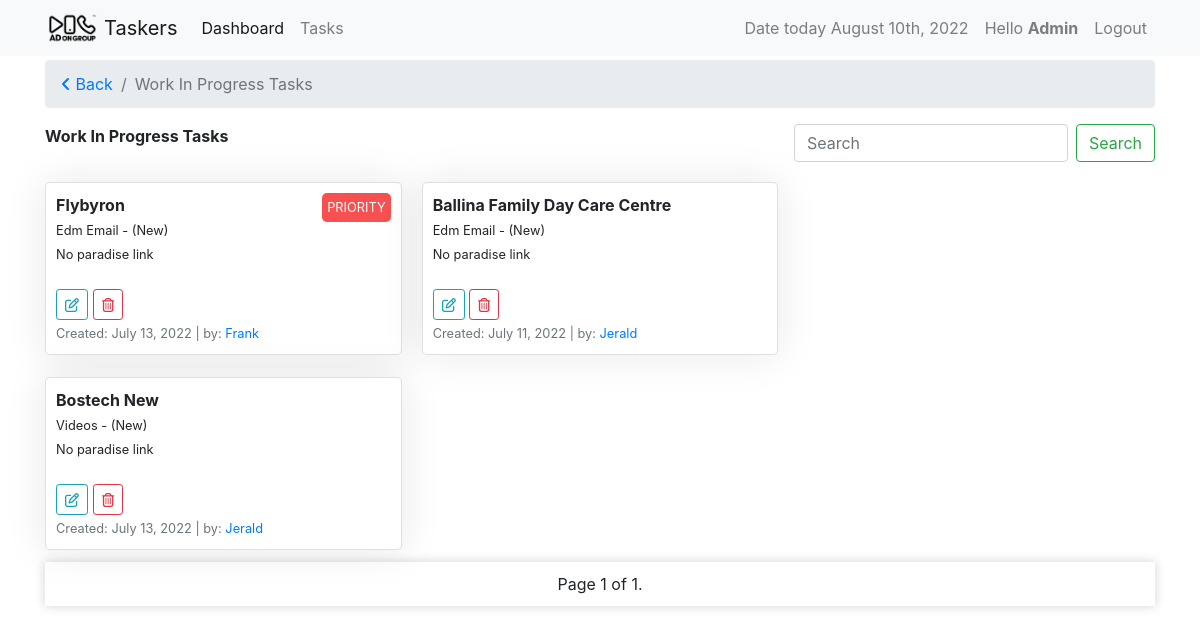
Screenshot of /tasks/all-work-in-progress (signed in) with the database file from the repository.
### tasks/models.py (models this page shows, shortened)
class Task(models.Model):
    slug = models.SlugField(unique=True, null=True, blank=True)
    user = models.ForeignKey(settings.AUTH_USER_MODEL,
                             on_delete=models.CASCADE, verbose_name='designers')
    task_type = models.ForeignKey(
        TaskType, on_delete=models.CASCADE, default=1)
    task_category = models.ForeignKey(
        TaskCategory, on_delete=models.CASCADE, default=1)
    name = models.CharField(max_length=120, verbose_name="Client name")
    paradise_link = models.URLField(
        blank=True, null=True, verbose_name="task link")
    check_list_link = models.URLField(
        max_length=120, verbose_name='check list link', blank=True, null=True)
    is_priority = models.BooleanField(
        default=False, verbose_name="Is Task Priority?", help_text="Checked if task is priority.")
    is_done = models.BooleanField(default=False, verbose_name="Is Task Completed?",
                                  help_text="Note: Checked if you're done.")
    created = models.DateTimeField(auto_now_add=True)
    updated = models.DateTimeField(auto_now=True)
    class Meta:
        ordering = ['-is_priority', 'is_done', '-updated', '-created']

class BaseTime(models.Model):
    created = models.DateTimeField(auto_now_add=True)
    updated = models.DateTimeField(auto_now=True)

class TaskCategory(BaseTime, models.Model):
    name = models.CharField(max_length=120, unique=True)
    task_point = models.FloatField(default=0.0)
    class Meta:
        verbose_name_plural = "Task Categories"
    def __str__(self):
        return self.name

class TaskType(BaseTime, models.Model):
    name = models.CharField(max_length=60)
    task_point = models.FloatField(default=0.0)
    def __str__(self):
        return self.name

### tasks/views.py (the view, shortened to what this page needs)
# urls.py: path('all-work-in-progress', views.AllWIPTaskView.as_view(), name="allwiptasks"),
class AllWIPTaskView(View):
    today = timezone.now()
    yesterday = today - timezone.timedelta(days=1)
    template_name = 'tasks_filter_template.html'
    def get(self, request, *args, **kwargs):
        if request.user.is_superuser or request.user.has_perm('auth.view_user'):
            tasks = Task.objects.filter(is_done=False)
        else:
            tasks = Task.objects.filter(user=request.user).filter(is_done=False)
        query = request.GET.get('q')
        paginator = Paginator(tasks, 12)
        page_number = request.GET.get('page')
        page_obj = paginator.get_page(page_number)
        context = {'tasks': tasks, 'title': 'work in progress tasks', 'page_obj': page_obj,}
        return render(request, self.template_name, context)

### tasks/templates/tasks_filter_template.html (shortened to what this page needs)
{% extends 'base.html' %}
{% load crispy_forms_tags %}
{% block content %}
<nav aria-label="breadcrumb">
    <ol class="breadcrumb">
      <li class="breadcrumb-item"><a href="{{request.META.HTTP_REFERER}}"><i class="fa-solid fa-angle-left"></i> Back</a></li>
      <li class="breadcrumb-item active" aria-current="page">{{ title|title }}</li>
    </ol>
</nav>
{% include 'includes/tasks_filter.html' %}
{% endblock %}

### templates/includes/header.html (shortened to what this page needs)
{% load static %}
{% load tz %}
<nav class="navbar navbar-expand-lg navbar-light bg-light">
    <div class="container">
        <a class="navbar-brand" href="{% url 'taskers:userview' %}">
            <img src="{% static 'img/AOG-logo_black.png' %}" width="auto" height="30" class="d-inline-block align-top" alt="">
            Taskers
        </a>
        <div class="collapse navbar-collapse" id="navbarSupportedContent">
        <ul class="navbar-nav mr-auto">
            <li class="nav-item active">
                <a class="nav-link" href="{% url 'dashboards:dashboard' %}">Dashboard</a>
            </li>
            <li class="nav-item">
                <a class="nav-link" href="{% url 'taskers:userview' %}">Tasks <span class="sr-only">(current)</span></a>
            </li>
        </ul>
        <ul class="navbar-nav float-left">
            <li class="nav-item">
                <a class="nav-link" href="#">
                    {% timezone  "Asia/Manila" %}
                        Date today {% now "F jS, Y" %}
                    {% endtimezone  %}
                </a>
            </li>
            <li class="nav-item">
                <a class="nav-link" href="#">Hello <strong>{{ request.user.get_username|title }}</strong></a>
            </li>
            {% if request.user.is_authenticated %}
            <li class="nav-item">
                <a class="nav-link" href="#" data-toggle="modal" data-target="#logoutModalCenter">Logout</a>
            </li>
            {% endif %}
        </ul>
        </div>
    </div>
</nav>

### tasks/templates/includes/tasks_filter.html (shortened to what this page needs)
{% load crispy_forms_tags %}
<div class="row">
    <div class="col-sm-12">
        <div class="mb-4">
            <strong>{{ title|title }}</strong>
            <form class="form-inline my-2 my-lg-0 float-right">
                <input class="form-control mr-sm-2" type="search" placeholder="Search" aria-label="Search" name="q" value="{{ request.GET.q }}">
                <button class="btn btn-outline-success my-2 my-sm-0" type="submit">Search</button>
            </form>
        </div>
        <div class="card-columns">
            {% for task in page_obj %}
            {% if task %}
            <div class="card card-container">
                <div>
                    <strong>{{ task.name|title }}</strong>
                    {% if task.is_priority %}
                        <small class="float-right" style="color: white; background-color: hsla(0, 95%, 49%, 0.7); padding: 5px; border-radius: 5px;">
                            PRIORITY
                        </small>
                    {% endif %}
                    <br>
                    <small>
                        {{ task.task_category|title }} - ({{ task.task_type|title }})
                        <br>
                        {% if task.paradise_link %}
                        <a href="{{ task.paradise_link }}">{{ task.paradise_link }}</a>
                        {% else %}
                        No paradise link
                        {% endif %}
                    </small>
                    <br>
                    <br>
                    {% if not task.is_done %}
                        {% if perms.tasks %}
                            {% if perms.tasks.change_task %}
                                <a href="{% url 'taskers:taskdetail' task.slug %}" class="btn btn-outline-info btn-sm"><i class="fa-regular fa-pen-to-square"></i></a>
                            {% endif %}
                            {% if perms.tasks.delete_task %}
                                <a href="{% url 'taskers:taskdelete' task.slug %}" class="btn btn-outline-danger btn-sm"><i class="fa-regular fa-trash-can"></i></a>
                            {% endif %}
                        {% endif %}
                    {% else %}
                        {% if perms.tasks %}
                            {% if perms.tasks.view_task %}
                                <a href="{% url 'taskers:taskdetail' task.slug %}" class="btn btn-outline-success btn-sm"><i class="fa-regular fa-rectangle-list"></i> Details</a>
                            {% endif %}
                        {% endif %}
                    {% endif %}
                </div>
                <div>
                    <small class="text-muted">Created: {{task.created|date}} | by:
                        {% if request.user.is_superuser %}
                        <a href="{% url 'dashboards:userdetails' task.user.username %}">{{ task.user.username|title }}</a>
                        {% else %}
                        {{ task.user.username|title }}
                        {% endif %}
                    </small>
                </div>
            </div>
            {% else %}
                {{ empty }}
            {% endif %}
            {% endfor %}
        </div>
        <div class="mypagination mb-3">
            <span class="step-links">
                <span class="current">
                    Page {{ page_obj.number }} of {{ page_obj.paginator.num_pages }}.
                </span>
            </span>
        </div>
    </div>
</div>

### tasks/static/style.css (style rules this page uses)
.mypagination { display: flex; justify-content: space-evenly; background-color: white; padding: 10px; box-shadow: 0 0 10px rgba(34, 34, 34, 0.20); }
.card-container { background-color: #fff; box-shadow: 0 0 40px rgba(34, 34, 34, .1); padding: 10px; margin-top: 10px; border-radius: 5px; }

### rows the page displays
Task: name "Flybyron", is_priority "PRIORITY", task_category "Edm Email", task_type "New", shows "No paradise link", is_done False (drawn), created "July 13, 2022", user.username "Frank"
Task: name "Bostech New", task_category "Videos", task_type "New", shows "No paradise link", is_done False (drawn), created "July 13, 2022", user.username "Jerald"
Task: name "Ballina Family Day Care Centre", task_category "Edm Email", task_type "New", shows "No paradise link", is_done False (drawn), created "July 11, 2022", user.username "Jerald"

### other values shown
{{ request.user.get_username|title }} "Admin"
{{ title|title }} "Work In Progress Tasks"
{{ page_obj.number }} "1"
{{ page_obj.paginator.num_pages }} "1"
